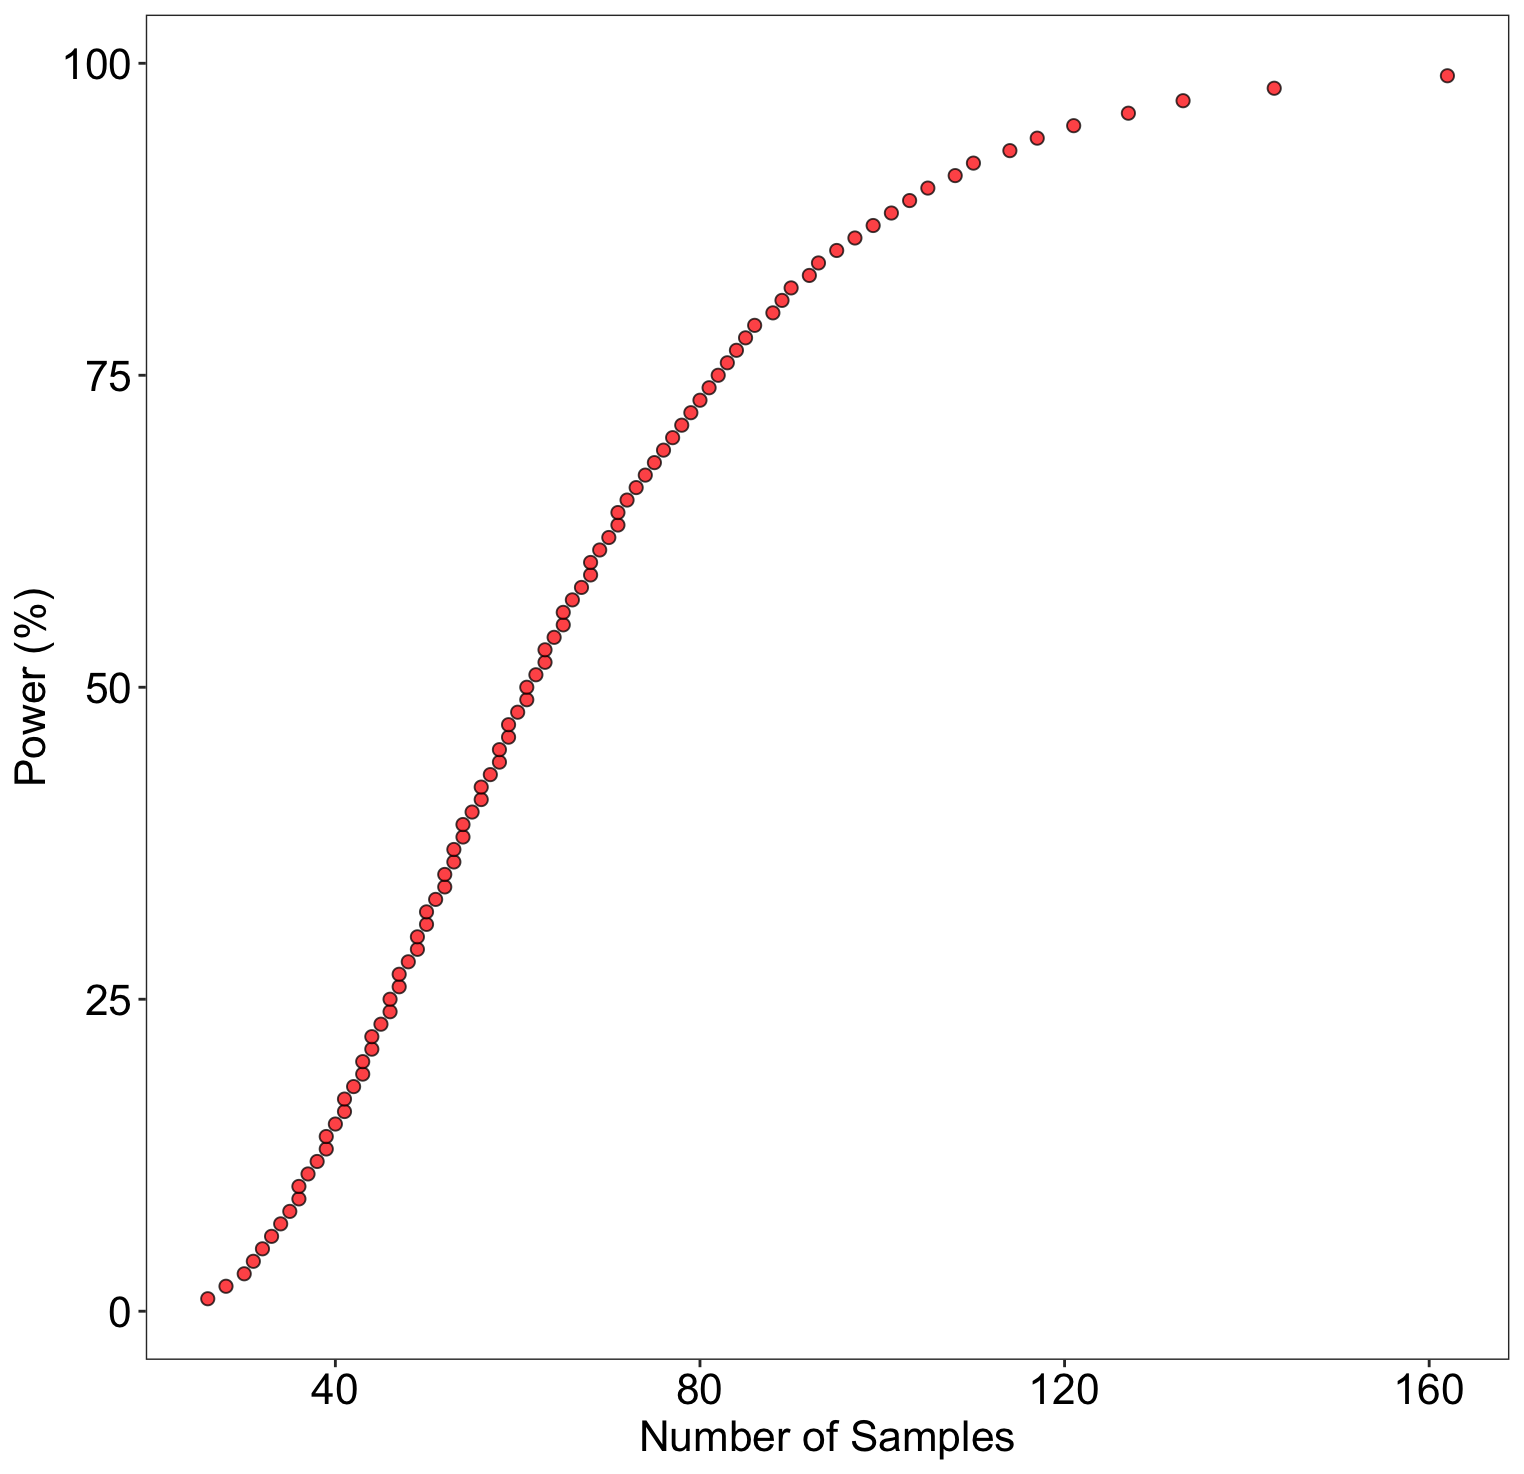

The R source for this figure:
library(RnaSeqSampleSize)


# how many samples do i need?
RnaSeqSampleSize::sample_size(power = 0.8, m = 12148, m1 = 197, f = 0.05, k = 1, )  

# let's map samples vs power
power_level <- seq(0.01, 0.99, by = 0.01)
num_samples <- vector(length = length(power_level))
for (i in seq(1, length(power_level))) {
  num_samples[i] <- RnaSeqSampleSize::sample_size(power = power_level[i], m = 12148, m1 = 197, f = 0.05, k = 1, )  
}

# build data frame
power_analyses <- tibble::tibble(power_level = power_level,
                                 number_samples = num_samples)

power_analyses %>% 
  ggplot(aes(x = number_samples, y = power_level*100)) +
  geom_point(shape = 21, fill = "red", size = 2, alpha = 0.75) +
  labs(x = "Number of Samples", y = "Power (%)") + 
  theme_bw() + 
  theme(panel.grid = element_blank(),
        axis.title = element_text(size = 16, color = "black"),
        axis.text = element_text(size = 16, color = "black"))
